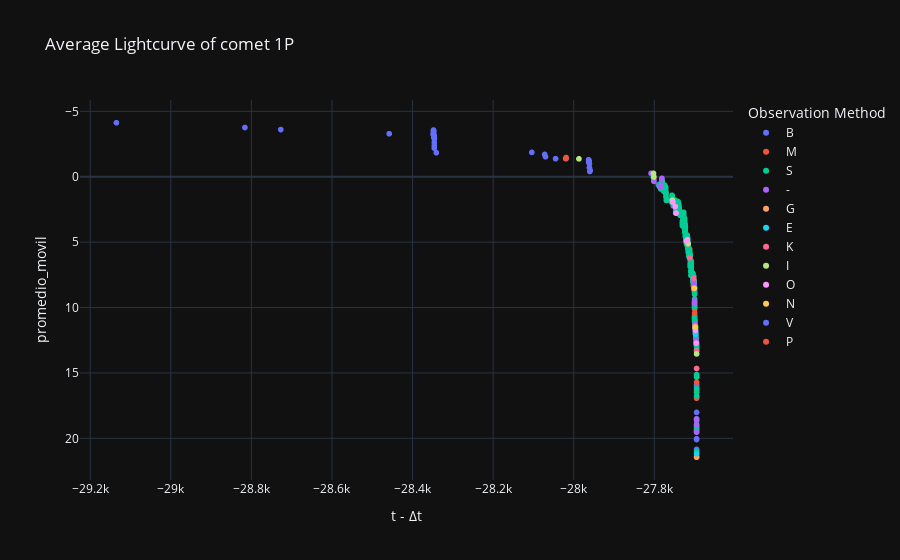

Notebook cell for this chart:
### Code cell
# Curva de luz Promediada
labels = {'delta_t':'t - Δt','magnitud_reducida':'Max apparent total magnitude reduced', 'obs_method_key' : 'Observation Method'}
fig = px.scatter(curva_de_luz_promediada_df, x='delta_t', y='promedio_movil', color='obs_method_key', template= 'plotly_dark', labels= labels, title= f'Average Lightcurve of comet {nombre_cometa}')
fig.update_yaxes(autorange="reversed")
fig.show()

### Figure 1 — Plotly figure (JSON) as saved in the notebook; plotly's stock layout.template omitted (floating-point values rounded to 4 significant figures; data arrays with more than 128 entries replaced by an {"elided": "..."} marker saying what was removed)
{"data": [{"hovertemplate": "Observation Method=B<br>t - Δt=%{x}<br>promedio_movil=%{y}<extra></extra>", "legendgroup": "B", "marker": {"color": "#636efa", "symbol": "circle"}, "mode": "markers", "name": "B", "showlegend": true, "type": "scattergl", "x": {"elided": "199 int values"}, "xaxis": "x", "y": {"elided": "199 float values"}, "yaxis": "y"}, {"hovertemplate": "Observation Method=M<br>t - Δt=%{x}<br>promedio_movil=%{y}<extra></extra>", "legendgroup": "M", "marker": {"color": "#EF553B", "symbol": "circle"}, "mode": "markers", "name": "M", "showlegend": true, "type": "scattergl", "x": {"elided": "214 int values"}, "xaxis": "x", "y": {"elided": "214 float values"}, "yaxis": "y"}, {"hovertemplate": "Observation Method=S<br>t - Δt=%{x}<br>promedio_movil=%{y}<extra></extra>", "legendgroup": "S", "marker": {"color": "#00cc96", "symbol": "circle"}, "mode": "markers", "name": "S", "showlegend": true, "type": "scattergl", "x": {"elided": "509 int values"}, "xaxis": "x", "y": {"elided": "509 float values"}, "yaxis": "y"}, {"hovertemplate": "Observation Method=-<br>t - Δt=%{x}<br>promedio_movil=%{y}<extra></extra>", "legendgroup": "-", "marker": {"color": "#ab63fa", "symbol": "circle"}, "mode": "markers", "name": "-", "showlegend": true, "type": "scattergl", "x": [-27695, -27695, -27695, -27696, -27698, -27699, -27700, -27700, -27701, -27702, -27703, -27718, -27781, -27783, -27784, -27801, -27801, -27808, -27963], "xaxis": "x", "y": [18.55, 18.96, 19.52, 12.52, 11.74, 11.28, 9.689, 9.489, 8.255, 8.038, 7.84, 4.862, 0.1222, 0.6309, 0.8105, 0.3485, 0.2063, -0.2613, -1.292], "yaxis": "y"}, {"hovertemplate": "Observation Method=G<br>t - Δt=%{x}<br>promedio_movil=%{y}<extra></extra>", "legendgroup": "G", "marker": {"color": "#FFA15A", "symbol": "circle"}, "mode": "markers", "name": "G", "showlegend": true, "type": "scattergl", "x": [-27695], "xaxis": "x", "y": [21.45], "yaxis": "y"}, {"hovertemplate": "Observation Method=E<br>t - Δt=%{x}<br>promedio_movil=%{y}<extra></extra>", "legendgroup": "E", "marker": {"color": "#19d3f3", "symbol": "circle"}, "mode": "markers", "name": "E", "showlegend": true, "type": "scattergl", "x": [-27695, -27697, -27697, -27698], "xaxis": "x", "y": [21.17, 12.05, 12.02, 11.81], "yaxis": "y"}, {"hovertemplate": "Observation Method=K<br>t - Δt=%{x}<br>promedio_movil=%{y}<extra></extra>", "legendgroup": "K", "marker": {"color": "#FF6692", "symbol": "circle"}, "mode": "markers", "name": "K", "showlegend": true, "type": "scattergl", "x": [-27695, -27695, -27699, -27701, -27702, -27712, -27716, -27717], "xaxis": "x", "y": [14.66, 13.3, 11.38, 8.574, 7.748, 6.191, 5.147, 5.097], "yaxis": "y"}, {"hovertemplate": "Observation Method=I<br>t - Δt=%{x}<br>promedio_movil=%{y}<extra></extra>", "legendgroup": "I", "marker": {"color": "#B6E880", "symbol": "circle"}, "mode": "markers", "name": "I", "showlegend": true, "type": "scattergl", "x": [-27695, -27698, -27716, -27718, -27755, -27801, -27802, -27987], "xaxis": "x", "y": [13.55, 11.68, 5.105, 4.948, 1.797, 0.01734, -0.2553, -1.369], "yaxis": "y"}, {"hovertemplate": "Observation Method=O<br>t - Δt=%{x}<br>promedio_movil=%{y}<extra></extra>", "legendgroup": "O", "marker": {"color": "#FF97FF", "symbol": "circle"}, "mode": "markers", "name": "O", "showlegend": true, "type": "scattergl", "x": [-27696, -27698, -27698, -27718, -27720, -27746, -27748, -27754], "xaxis": "x", "y": [12.72, 11.73, 11.52, 4.819, 4.908, 2.778, 2.281, 1.932], "yaxis": "y"}, {"hovertemplate": "Observation Method=N<br>t - Δt=%{x}<br>promedio_movil=%{y}<extra></extra>", "legendgroup": "N", "marker": {"color": "#FECB52", "symbol": "circle"}, "mode": "markers", "name": "N", "showlegend": true, "type": "scattergl", "x": [-27698, -27701], "xaxis": "x", "y": [11.49, 8.526], "yaxis": "y"}, {"hovertemplate": "Observation Method=V<br>t - Δt=%{x}<br>promedio_movil=%{y}<extra></extra>", "legendgroup": "V", "marker": {"color": "#636efa", "symbol": "circle"}, "mode": "markers", "name": "V", "showlegend": true, "type": "scattergl", "x": [-27959, -27960, -27961, -27961, -27962, -27962, -27963, -28019, -28045, -28070, -28072, -28104, -28341, -28346, -28346, -28346, -28346, -28346, -28346, -28346, -28346, -28346, -28347, -28347, -28347, -28347, -28348, -28348, -28348, -28348, -28348, -28348, -28349, -28349, -28458, -28727, -28816, -29135], "xaxis": "x", "y": [-0.4819, -0.4027, -0.6949, -0.9841, -1.173, -1.248, -1.121, -1.384, -1.38, -1.534, -1.706, -1.86, -1.837, -2.187, -2.378, -2.619, -2.886, -3.149, -2.883, -2.983, -2.912, -3.012, -2.983, -3.112, -3.112, -3.484, -3.513, -3.57, -3.413, -3.485, -3.299, -3.257, -3.257, -3.257, -3.289, -3.605, -3.764, -4.128], "yaxis": "y"}, {"hovertemplate": "Observation Method=P<br>t - Δt=%{x}<br>promedio_movil=%{y}<extra></extra>", "legendgroup": "P", "marker": {"color": "#EF553B", "symbol": "circle"}, "mode": "markers", "name": "P", "showlegend": true, "type": "scattergl", "x": [-28019, -28020], "xaxis": "x", "y": [-1.469, -1.385], "yaxis": "y"}], "layout": {"legend": {"title": {"text": "Observation Method"}, "tracegroupgap": 0}, "title": {"text": "Average Lightcurve of comet 1P"}, "xaxis": {"anchor": "y", "domain": [0, 1], "title": {"text": "t - Δt"}}, "yaxis": {"anchor": "x", "autorange": "reversed", "domain": [0, 1], "title": {"text": "promedio_movil"}}}}
